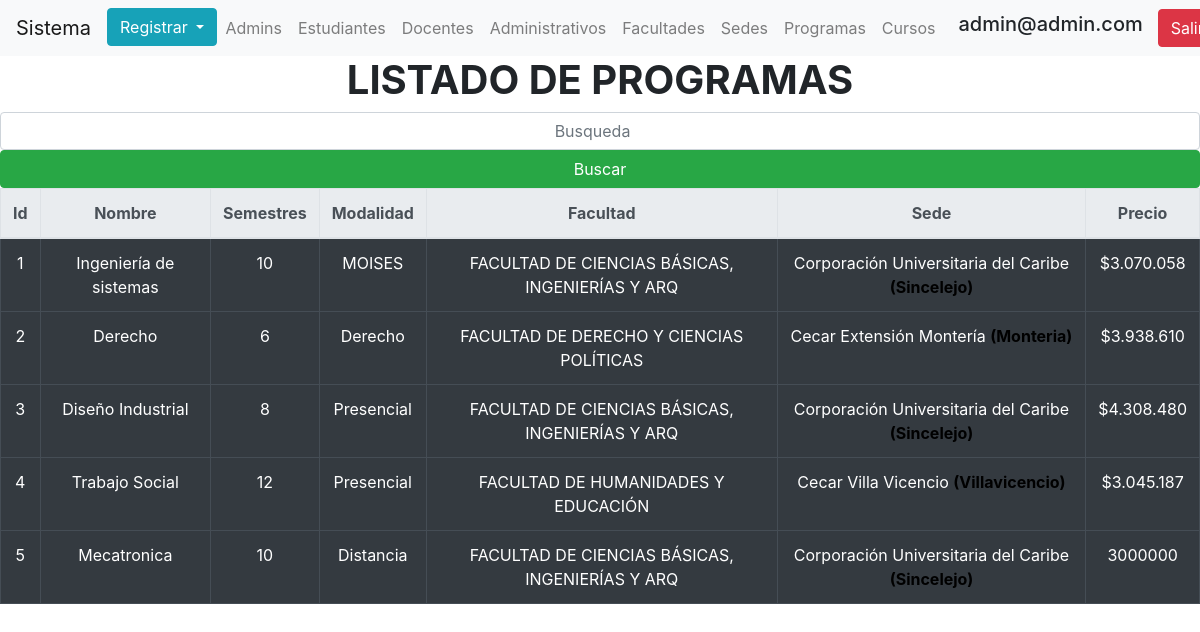
/index.php?page=programas (signed in), run on the app's committed database.
### tables this page shows
CREATE TABLE `programa` (
  `Id_Programa` int(11) NOT NULL,
  `Nombre_p` varchar(50) NOT NULL,
  `Num_semestre` varchar(10) NOT NULL,
  `Modalidad` varchar(50) NOT NULL,
  `Id_Faculta` int(11) NOT NULL,
  `Precio` varchar(20) NOT NULL
);

CREATE TABLE `facultad` (
  `Id_Facultad` int(11) NOT NULL,
  `Nombre` varchar(120) NOT NULL
);

CREATE TABLE `sede` (
  `Id_sede` int(10) NOT NULL,
  `Nombre` varchar(50) NOT NULL,
  `Ciudad` varchar(50) NOT NULL,
  `Direccion` varchar(50) NOT NULL,
  `Telefono` varchar(10) NOT NULL,
  `Email` varchar(50) NOT NULL,
  `ID_Facultad` int(11) NOT NULL
);

### Listado/listado_programas.php (the view, shortened to what this page needs)
<table class="table  table-bordered table-dark table-hover table-responsive-md  "  >
  <thead class="thead-light">
      <tr>
      <b>  <th scope="col"  >Id</th>
        <th scope="col" >Nombre</th>
        <th scope="col" >Semestres</th>
        <th scope="col" >Modalidad</th>
        <th scope="col" >Facultad</th>
        <th scope="col" >Sede</th>
        <th scope="col" >Precio</th>
      </tr>
  </thead>
      <h1 class="text-center">LISTADO DE PROGRAMAS</h1> </b>
     <form class="form-inline my-2 my-lg-0" method="post" action="index.php?page=programas">
     <center> <input class="form-control mr-sm-2" type="search" placeholder="Busqueda" aria-label="Search" name="query" id="query" style="text-align:center">
        <button class="btn btn-success w-100" type="submit">Buscar</button>
    </form>
      <?php
        require ('src/conexion.php');
          if(isset($_POST['query'])){
            $query = "SELECT * FROM programa WHERE Id_Faculta LIKE '%".$_POST['query']."%'
            OR Nombre_p LIKE '%".$_POST['query']."%' OR Id_Programa LIKE '%".$_POST['query']."%' OR Precio LIKE '%".$_POST['query']."%'" ;
          } else {
            $query = "SELECT * FROM programa";
          }
          $resultado = $miconexion->query($query);
          while ($datos = $resultado->fetch_assoc()) {
          ?>
            <tr>
                <td ><?php echo $datos['Id_Programa']; ?> </td>
                <td> <?php echo $datos['Nombre_p']; ?></td>
                <td ><?php echo $datos['Num_semestre']; ?> </td>
                <td> <?php echo $datos['Modalidad']; ?></td>
                <td>
                <?php
                 $sql=$miconexion->query("SELECT * FROM facultad WHERE Id_Facultad='".$datos['Id_Faculta']."'");
                 while($fila=$sql->fetch_array()){
                   echo "".$fila['Nombre']."" ;
                 }
                ?>
                </td>
                <td>
                <?php
                 $sql=$miconexion->query("SELECT * FROM sede WHERE Id_Sede='".$datos['Id_Faculta']."'");
                 while($fila=$sql->fetch_array()){
                   echo  "".$fila['Nombre']." <b style='color: #000;'>(".$fila['Ciudad'].")</b> ";
                 }
                ?>
                </td>
                <td> <?php
                echo $datos['Precio']; ?></td>
              </tr>
            <?php
            }
            ?>
  </table>

### Listado/listado_programas.php (style rules this page uses)
td, th { border: solid 3px; text-align: center; }

### data on the page
programa: Id_Programa "1", Nombre_p "Ingeniería de sistemas", Num_semestre "10", Modalidad "MOISES", Precio "$3.070.058"
facultad: Nombre "FACULTAD DE CIENCIAS BÁSICAS, INGENIERÍAS Y ARQ"
sede: Nombre "Corporación Universitaria del Caribe", Ciudad "Sincelejo"
programa: Id_Programa "2", Nombre_p "Derecho", Num_semestre "6", Modalidad "Derecho", Precio "$3.938.610"
facultad: Nombre "FACULTAD DE DERECHO Y CIENCIAS POLÍTICAS"
sede: Nombre "Cecar Extensión Montería", Ciudad "Monteria"
programa: Id_Programa "3", Nombre_p "Diseño Industrial", Num_semestre "8", Modalidad "Presencial", Precio "$4.308.480"
programa: Id_Programa "4", Nombre_p "Trabajo Social", Num_semestre "12", Modalidad "Presencial", Precio "$3.045.187"
facultad: Nombre "FACULTAD DE HUMANIDADES Y EDUCACIÓN"
sede: Nombre "Cecar Villa Vicencio", Ciudad "Villavicencio"
programa: Id_Programa "5", Nombre_p "Mecatronica", Num_semestre "10", Modalidad "Distancia", Precio "3000000"

### other printed values
$_SESSION["auth"] "admin@admin.com"
